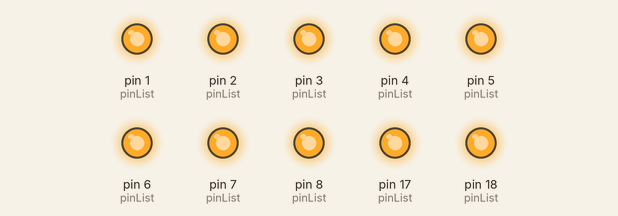
Simulated run of this sketch. Board: Arduino Uno, built with avr-gcc and run on an emulated ATmega328P. Shown: output pins drawn as LEDs (lit = HIGH).

Above: at 0.5 s.
At 3.5 s:
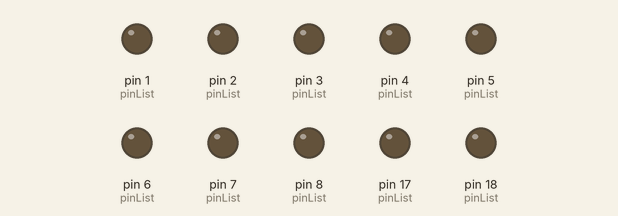
Timing chart, 0 to 4.6 s (numbered marks = the images above):
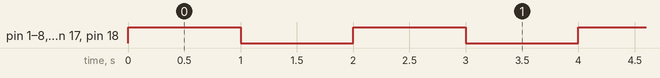

The sketch:

SimpleLeds.ino
```cpp
/********************************************
 * github @CatOnComputer                    *
 * Simple led flasing for WWHF 2023 badge   *
 ********************************************/

// use definitions to give static labels to certain numbers in our code
#define LED_01 47
#define LED_02 7
#define LED_03 17
#define LED_04 18
#define LED_05 8
#define LED_06 3
#define LED_07 41
#define LED_08 42
#define LED_09 2
#define LED_10 1
#define LED_11 46

#define LED_R 4
#define LED_G 5
#define LED_B 6

#define TOTAL_LEDS 14

// store those pins we'll use in an array called "pinList" for easy access later
const int pinList[TOTAL_LEDS] = {
  LED_01, LED_02, LED_03, LED_04, LED_05, LED_06, LED_07,
  LED_08, LED_09, LED_10, LED_11, LED_R, LED_G, LED_B
};

// a helper function to turn all the leds off
void allOff() {
  // iterate through the pinList to sequentially turn them off
  for(int listIndex = 0; listIndex < TOTAL_LEDS; listIndex++) {
    digitalWrite(pinList[listIndex], LOW);
  }
}

// a helper function to turn all the leds on
void allOn() {
  // iterate through the pinList to sequentially turn them off
  for(int listIndex = 0; listIndex < TOTAL_LEDS; listIndex++) {
    digitalWrite(pinList[listIndex], HIGH);
  }
}

// a helper function to set all the leds to "output" mode
void allOutput() {
  // iterate through the pinList to sequentially configure them
  for(int listIndex = 0; listIndex < TOTAL_LEDS; listIndex++) {
    pinMode(pinList[listIndex], OUTPUT);
  }
}

// setup() only runs once, after powering the device
void setup() {
  // configure the mode of each pin. Since they are LEDs to control, they are all OUTPUT mode
  allOutput();
}

// loop() will run continuously, in a loop
void loop() {
  // Turn them all on, then wait a second (1000 ms)
  allOn();
  delay(1000);

  // Turn them all off, then wait another second
  allOff();
  delay(1000);
}
```

Measured:
- by itself, pin 1 (pinList), pin 2 (pinList), pin 3 (pinList), pin 4 (pinList), pin 5 (pinList), pin 6 (pinList), pin 7 (pinList), pin 8 (pinList), pin 17 (pinList), pin 18 (pinList): alternates HIGH for 1.0 s and LOW for 1.0 s
